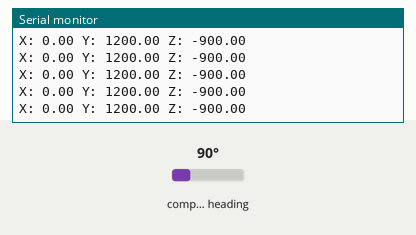
Bench run of a sketch on a simulated Arduino Uno, built with avr-gcc and run on an emulated ATmega328P. Shown: the last lines printed to the serial monitor. Inputs (shaded band) come from the test bench; at power-on: compass heading 90°.

Above: at 1.2 s.
1.3 s: compass heading set to 7°
At 1.7 s:
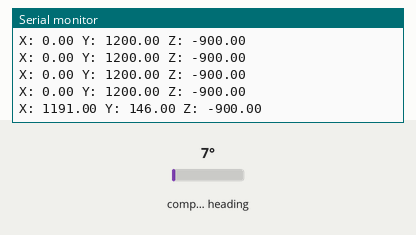
2.8 s: compass heading set to 180°
At 2.96 s:
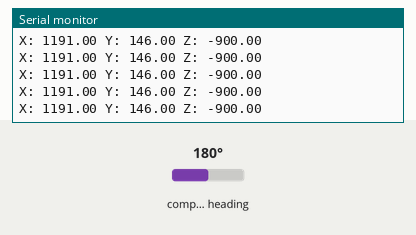
Timing chart, 0 to 5.8 s (numbered marks = the images above; inputs shaded):
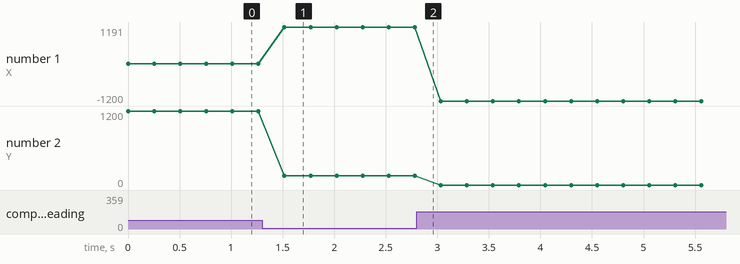

The sketch:

mag_xyz_qmc5883.ino
```cpp
// (licence header left out)
#include <QMC5883LCompass.h>

QMC5883LCompass compass;

void setup() {
  Serial.begin(115200);
  compass.init();
  //void setMode(byte mode, byte odr, byte rng, byte osr);
  compass.setMode(0x01, 0x00, 0x00, 0x00);
}

float declinationAngle = (5.0 + (53.0 / 60.0)) / (180 / M_PI);//Zawada
float x = 0, y = 0, z = 0, sumx = 0, sumy = 0, srx = 0, sry = 0;
int samp = 10, n = 0;
void loop() {
  //n++;
  compass.read();
  // Read compass values
  // Return XYZ readings
  x = compass.getX();
  y = compass.getY();
  z = compass.getZ();
  /*for (int i = 1; i <= samp; i++) {
    compass.read();
    x += compass.getX();
    y += compass.getY();
    }
    x = x / samp;
    y = y / samp;
    sumx += x; srx = sumx / n;
    sumy += y; sry = sumy / n;
  */
  Serial.print("X: ");
  Serial.print(x);
  Serial.print(" Y: ");
  Serial.print(y);
  //Serial.print(" Xsr = ");
  //Serial.print(srx);
  //Serial.print(" Ysr = ");
  //Serial.print(sry);
  Serial.print(" Z: ");
  Serial.print(z);
  Serial.println();
  //x = 0; y = 0;
  delay(250);
}
```

Measured:
- after the input at 1.3 s, the serial monitor: prints a new line after 0.22 s (image 1)
- plotted number 1: 0 → 1191 after the input at 1.3 s, 1191 → -1200 after the input at 2.8 s
- plotted number 2: 1200 → 146 after the input at 1.3 s
